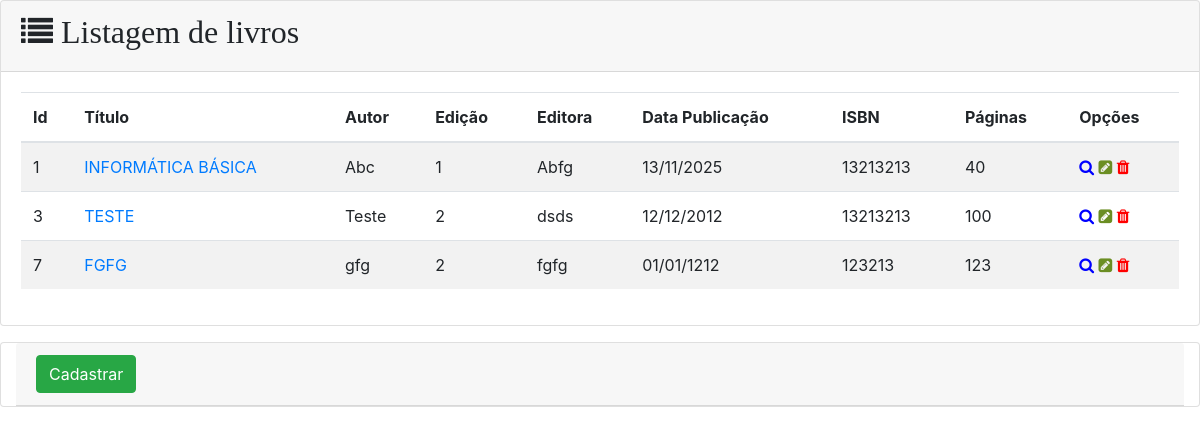
Screenshot of /livros/listar_livros/ with the database file from the repository.
### apps/livros/models.py (models this page shows, shortened)
class Livro(models.Model):
    titulo = models.CharField(max_length=100, blank=False, null=False)
    autor = models.CharField(max_length=100, blank=False, null=False)
    edicao = models.CharField(max_length=2)
    editora = models.CharField(max_length=50)
    ano_publicacao = models.DateField(blank=False, null=False)
    isbn = models.CharField(max_length=14)
    numero_paginas = models.IntegerField(blank=False, null=False)
    class Meta:
        db_table = 'Livro'
        verbose_name = 'Livro'
        verbose_name_plural = 'Livros'
        ordering = ['titulo']

### apps/livros/views.py (the view)
# urls.py: path('listar_livros/', views.listar_livros, name='listar_livros'),
def listar_livros(request):
    template_name = 'livros/listar_livros.html'
    livros = Livro.objects.all()
    context = {'relacao_livros': livros}
    return render(request, template_name, context)

### apps/livros/templates/livros/listar_livros.html (shortened to what this page needs)
{% load widget_tweaks %}
<!DOCTYPE html>
<html lang="pt-br">
<head>
    <link rel="stylesheet" href="https://cdn.jsdelivr.net/npm/bootstrap@4.6.1/dist/css/bootstrap.min.css">
    <link rel="stylesheet" href="https://cdnjs.cloudflare.com/ajax/libs/font-awesome/4.7.0/css/font-awesome.min.css">
</head>
<body>
    <div class="card mb-3">
        <div class="card-header">
            <h2><i class="fa fa-list"> Listagem de livros</i></h2>
        </div>
        <div class="card-body">
            <div class="table-responsive">
                <table class="table table-striped" id="dataTable" width="100%" cellspacing="0">
                    <thead>
                        <tr>
                            <th>Id</th>
                            <th>Título</th>
                            <th>Autor</th>
                            <th>Edição</th>
                            <th>Editora</th>
                            <th>Data Publicação</th>
			                <th>ISBN</th>
                            <th>Páginas</th>
                            <th>Opções</th>
                        </tr>
                    </thead>
                    <tbody>
                    {% for l in relacao_livros %}
                        <tr>
                            <td>{{ l.id }}</td>
                            <td><a href="#">{{ l.titulo.upper }}</a></td>
                            <td>{{ l.autor }}</td>
                            <td>{{ l.edicao }}</td>
                            <td>{{ l.editora }}</td>
                            <td>{{ l.ano_publicacao  | date:'d/m/Y'}}</td>
                            <td>{{ l.isbn }}</td>
                            <td>{{ l.numero_paginas }}</td>
                            <td>
                                <a href="#">
                                    <i class="fa fa-search" aria-hidden="true" style="color: blue;"></i>
                                </a>
                                <a href="{% url 'livros:editar_livro' l.id %}">
                                    <i class="fa fa-pencil-square" aria-hidden="true" style="color: #6B8E23;"></i>
                                </a>
                                <a href="{% url 'livros:excluir _livro' l.id %}">
                                    <i class="fa fa-trash" aria-hidden="true" style="color: red;"></i>
                                </a>
                            </td>
                        </tr>
                    {% endfor %}
                    </tbody>
                </table>
            </div>
        </div>
    </div>
    <div class="col-12 card mb-3">
        <div class="card-header">
            <a href="{% url 'livros:inserir_livro' %}"><button class="btn btn-success">Cadastrar</button></a>
        </div>
    </div>
</body>
</html>

### rows the page displays
Livro: id "1", titulo "INFORMÁTICA BÁSICA", autor "Abc", edicao "1", editora "Abfg", ano_publicacao "13/11/2025", isbn "13213213", numero_paginas "40"
Livro: id "3", titulo "TESTE", autor "Teste", edicao "2", editora "dsds", ano_publicacao "12/12/2012", isbn "13213213", numero_paginas "100"
Livro: id "7", titulo "FGFG", autor "gfg", edicao "2", editora "fgfg", ano_publicacao "01/01/1212", isbn "123213", numero_paginas "123"
